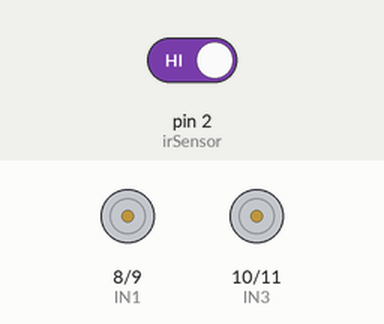
Bench run of a sketch on a simulated Arduino Uno, built with avr-gcc and run on an emulated ATmega328P. On the bench: motor-driver pin pairs drawn as motors (green arrow = first pin HIGH = forward, orange = second pin HIGH = backward, longer = more drive). Inputs (shaded band) come from the test bench; at power-on: pin 2 (irSensor) HIGH.

Above: at 9.8 s.
9.9 s: pin 2 (irSensor) driven LOW
At 14.5 s:
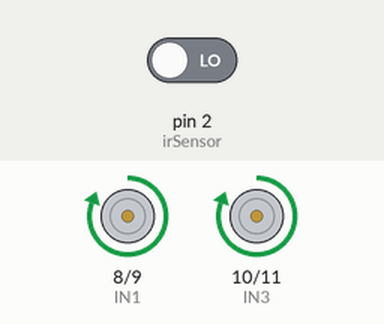
15.3 s: pin 2 (irSensor) driven HIGH
At 18.6 s:
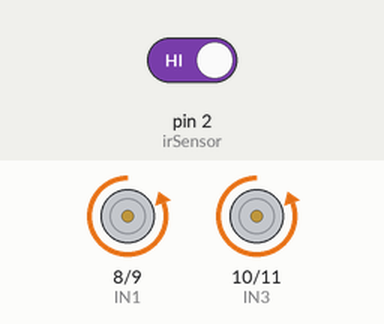
Timing chart, 0 to 29.3 s (numbered marks = the images above; inputs shaded):
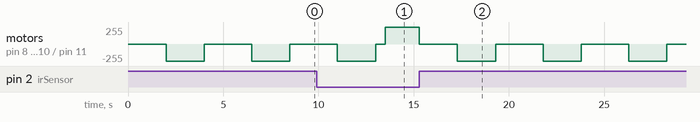

Measured:
- after the input at 15.3 s, motor on pin 8 (IN1) / pin 9 (IN2), motor on pin 10 (IN3) / pin 11 (IN4): forward 255/255 → stopped at once, then repeats every 4.5 s: backward 255/255 2.0 s, stopped 2.5 s
- by itself, motor on pin 8 (IN1) / pin 9 (IN2), motor on pin 10 (IN3) / pin 11 (IN4): alternates backward 255/255 for 2.0 s and stopped for 2.5 s

The sketch:

EdgeDetection.ino
```cpp
int irSensor =2 ;

// Motor pins
int IN1 = 8;
int IN2 = 9;
int IN3 = 10;
int IN4 = 11;

void setup() {
  pinMode(irSensor, INPUT);

  pinMode(IN1, OUTPUT);
  pinMode(IN2, OUTPUT);
  pinMode(IN3, OUTPUT);
  pinMode(IN4, OUTPUT);
}

void loop() {
  int sensorValue = digitalRead(irSensor);

  if (sensorValue == LOW) {
    // ✅ Table detected → move forward
    forward();
  }
  else {
    // ❌ Edge detected

    stopMotors();
    delay(2000);   // ⏱ 2 sec stop

    backward();
    delay(2000);   // ⏱ 5 sec reverse

    stopMotors();
    delay(500);    // chhota pause

    forward();     // phir aage chalna
  }
}

// 🔹 Functions
void forward() {
  digitalWrite(IN1, HIGH);
  digitalWrite(IN2, LOW);

  digitalWrite(IN3, HIGH);
  digitalWrite(IN4, LOW);
}

void backward() {
  digitalWrite(IN1, LOW);
  digitalWrite(IN2, HIGH);

  digitalWrite(IN3, LOW);
  digitalWrite(IN4, HIGH);
}

void stopMotors() {
  digitalWrite(IN1, LOW);
  digitalWrite(IN2, LOW);

  digitalWrite(IN3, LOW);
  digitalWrite(IN4, LOW);
}
```
